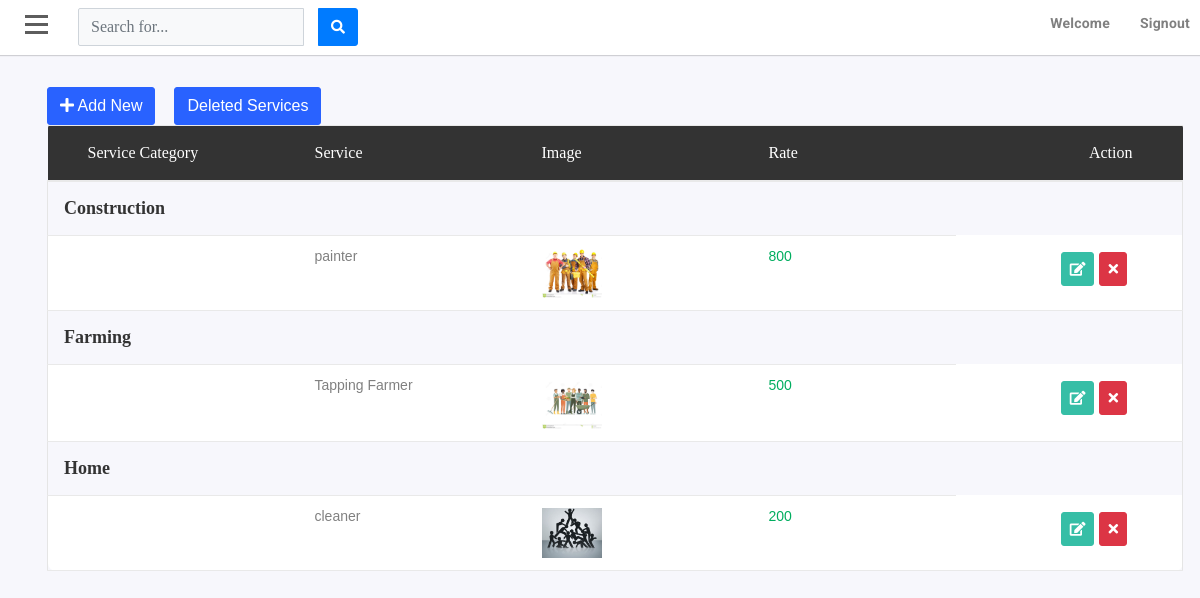
The app's page /Admin/admin_service.php with its own data.
### tables this page shows
CREATE TABLE `tbl_service_category` (
  `sc_id` int(5) NOT NULL,
  `sc_name` varchar(30) NOT NULL,
  `is_delete` bit(1) NOT NULL,
  `amount` varchar(10) NOT NULL,
  `img` varchar(8000) NOT NULL
);

CREATE TABLE `tbl_services` (
  `service_id` int(5) NOT NULL,
  `service_name` varchar(20) NOT NULL,
  `service_amt` int(10) NOT NULL,
  `service_img` varchar(15) NOT NULL,
  `sc_id` int(10) NOT NULL,
  `is_delete` int(5) NOT NULL
);

### Admin/admin_service.php (the view, shortened to what this page needs)
<?php
require('../DbConnection.php');
?>
<html lang="en">
<head>
    <link rel="stylesheet" href="https://stackpath.bootstrapcdn.com/bootstrap/4.1.3/css/bootstrap.min.css">
    <link rel="stylesheet" href="https://use.fontawesome.com/releases/v5.7.2/css/all.css">
    <link href="../css/admin_stylesheet.css"  rel="stylesheet" media="all">
    <link href="../css/theme.css" rel="stylesheet" media="all">
</head>
<body>
<div id="wrapper">
    <div id="page-content-wrapper">
			<div id="content">
        <div class="container-fluid p-0 px-lg-0 px-md-0">
          <nav class="navbar navbar-expand navbar-light my-navbar">
            <div type="button"  id="bar" class="nav-icon1 hamburger animated fadeInLeft is-closed" data-toggle="offcanvas">
               <span></span>
                <span></span>
                <span></span>
            </div>
          <form class="d-none d-sm-inline-block form-inline navbar-search">
            <div class="input-group">
              <input type="text" class="form-control bg-light " placeholder="Search for..." aria-label="Search" id="searchbar">
              <div class="input-group-append">
                <button class="btn btn-primary" type="button" id="search_submit">
                  <i class="fas fa-search fa-sm"></i>
                </button>
              </div>
            </div>
          </form>
          <ul class="navbar-nav ml-auto">
            <li>
              <a  href="#" id="userDropdown" role="button" >
                <label ><b style="font-famiy: Times New Roman, Times, serif;">Welcome <?php echo $_SESSION['uname']; ?></b></label>
              </a>
            </li>
            <li>
              <a  href="../logout.php" id="userDropdown" role="button" >
                <label ><b style="font-famiy: Times New Roman, Times, serif;">Signout</b></label>
              </a>
            </li>
          </ul>
        </nav>
</div>
<div class="container">
    <div class="row">
        <div class="col-sm-12" id="services">
            <div>
                <button type="button" class="btn btn-info add-new"  id="new-service"><i class="fa fa-plus"></i> Add New</button>
                <button type="button" class="btn btn-info del"  id="del-s"> Deleted Services </button>
            </div>
            <table class="table table-data3" id="service-body">
                <thead>
                    <tr>
                        <th>Service Category</th>
                        <th>Service</th>
                        <th>Image</th>
                        <th>Rate</th>
                        <th>Action</th>
                    </tr>
                </thead>
                <tbody>
                <?php
                $services="SELECT * FROM tbl_service_category WHERE is_delete=1";
                $ser_query=mysqli_query($con,$services);
                while($row=mysqli_fetch_array($ser_query))
                {
                 ?>
                    <tr>
                        <th><?php
                            echo $row['sc_name'];
                            $rid=$row['sc_id'];
                            ?>
                        </th>
                            <?php
                            $ser="SELECT * from tbl_services where sc_id=$rid and is_delete=1";
                            $service_query=mysqli_query($con,$ser);
                            if(mysqli_num_rows($service_query)>0)
                            {
                            while($ser_data=mysqli_fetch_array($service_query))
                            {
                            $serimg=$ser_data['service_img'];
                            $seramt=$ser_data['service_amt'];
                            ?>
                    <tr>
                        <td></td>
                        <td>
                            <?php echo $ser_data['service_name'];?>
                        </td>
                        <td>
                            <img src="../images/icon/<?php echo $serimg;?>" id="ser_img" width="60px" height="50px"/>
                        </td>
                        <td class="process">
                            <?php echo $seramt;?>
                        </td>
                        <td style="border-top:0px;text-align:right;">
                            <button class="btn btn-sm btn-success btn-inline sedit" data-target="#demo-lg-modal1" data-toggle="modal" title="Edit" value="<?php echo $rid; ?>"><i class='fas fa-edit'></i></button><a>
                            <button class="btn btn-sm btn-danger btn-inline sdel" title="Delete" value="<?php echo $rid; ?>"><i class="fa fa-times" aria-hidden="true"></i></button>
                        </td>
                    </tr>
                    <?php
                        }}
                        else
                        { ?>
                    <tr>
                        <td colspan="5" style="text-align:center">No service Category</td>
                    </tr>
                    <?php } ?>
                    </tr>
                        <?php
                            }
                        ?>
                </tbody>
            </table>
        </div>
        <br>
    </div>
    <br>
</div>
</body>
</html>

### css/admin_stylesheet.css (style rules this page uses)
.container { padding: 2rem 2rem; }
body { position: relative; overflow-x:hidden; background: #f7f7fc; }
body, html { height: 100%; }
.navbar-nav > li > a ,.submenu-box ul li a { color:gray!important; text-transform: capitalize; font-size: 14px; padding:10px 10px 10px 20px!important; display: block; font-weight: 400; position: relative; z-index: 2; font-family: 'Roboto', sans-serif; letter-spacing: .2px; }
.navbar-nav li { display:block!important; margin:2px 0px; }
#page-content-wrapper { width: 100%; transition: all 0.5s ease; }
.nav-icon1 { z-index: 999; position:relative; display: block; width:23px; margin:0px 30px 0px 25px; cursor:pointer; height: 25px; }
.nav-icon1 span { position:absolute; top:0; width:100%; height:3px; cursor:pointer; background-color:#5d5d5d; left:0; transform:rotate(0deg); transition:.30s ease-in-out; }
.nav-icon1 span:nth-of-type(1) { top:0; }
.nav-icon1 span:nth-of-type(2) { top:8px; }
.nav-icon1 span:nth-of-type(3) { top:16px; }
.my-navbar { padding:0px; background-color:white; box-shadow: 0 1px 1px 0 rgba(0,0,0,.16); }
.btn-sm { padding: .25rem .5rem; font-size: .875rem; line-height: 1.5; border-radius: .2rem; }
.btn-info { color: #fff; background-color: #2962FF; border-color: #2962FF; }
.btn-success { color: #fff; background-color: #36bea6; border-color: #36bea6; }
.table th, .table td { padding: 1rem; font-size:14px; color:#333; vertical-align: top; border-top: 1px solid #dee2e6; font-family: 'Times New Roman', Times, serif; font-size: 18px; }
.table { font-size: 14px; font-weight: 5px; }
table.table { table-layout: fixed; width: 100%; font-size: 19px; }
table.table tr th, table.table tr td { border-color: #e9e9e9; }
.table button { margin-left: 5px; }
table.table td i { font-size: 14px; }
.btn-danger { display: inline-block; margin :5px; }
.btn-inline { height: 34px; border-radius: 0 4px 4px 0; margin-left: -10px; }
#services table,button { margin-left: 15px; font-family: Verdana, Geneva, Tahoma, sans-serif; }
#services td,th { font-family: Arial, Helvetica, sans-serif; font-size: 14px; }

### records on screen
tbl_service_category: sc_name "Construction"
tbl_services: service_name "painter", service_img (picture), service_amt "800", $rid 1 (drawn)
tbl_service_category: sc_name "Farming"
tbl_services: service_name "Tapping Farmer", service_img (picture), service_amt "500", $rid 2 (drawn)
tbl_service_category: sc_name "Home"
tbl_services: service_name "cleaner", service_img (picture), service_amt "200", $rid 3 (drawn)
